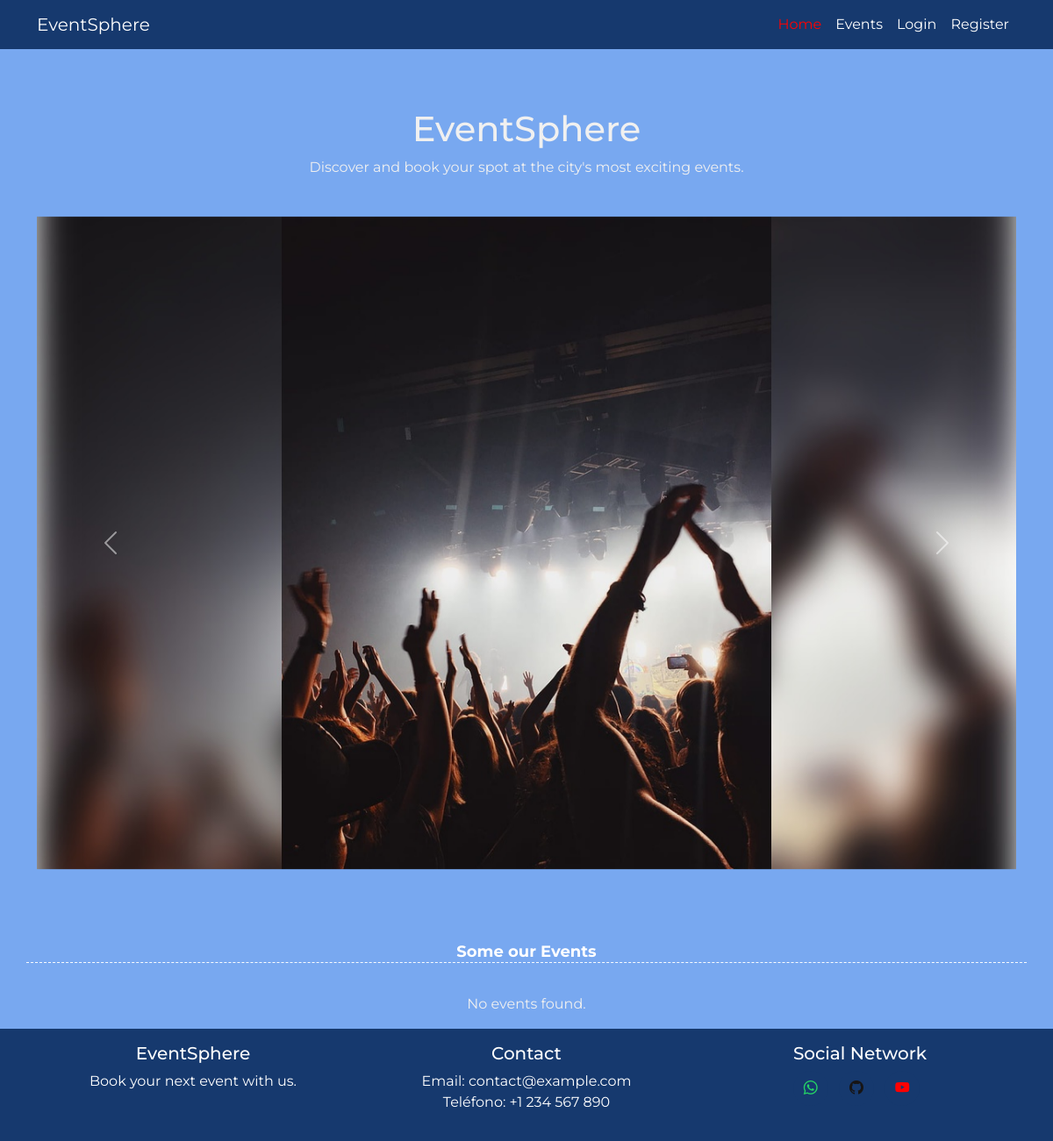
Before: / with the older database file.
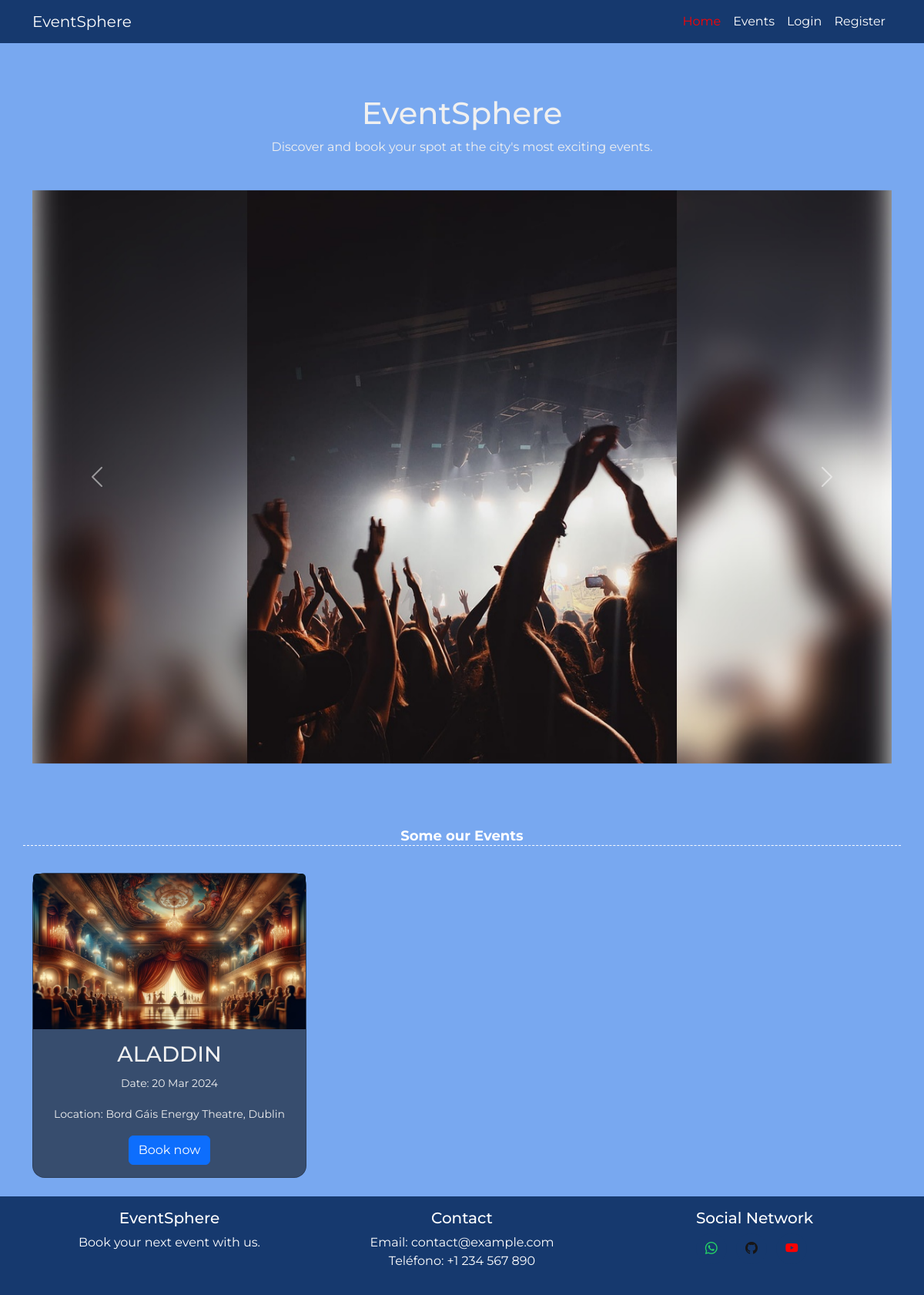
After: the same page with the newer database file.
### models.py (models this page shows)
class Event(db.Model):
    id = db.Column(db.Integer, primary_key=True)
    title = db.Column(db.String(100), nullable=False)
    description = db.Column(db.String(100), nullable=False)
    event_date = db.Column(db.Date, nullable=False)  # Fecha del evento
    start_time = db.Column(db.Time, nullable=False)  # Hora de inicio del evento
    duration = db.Column(db.Integer, nullable=False)  # Duración del evento en minutos
    capacity = db.Column(db.Integer, nullable=False)  # Aforo total del evento
    organizer_id = db.Column(db.Integer, db.ForeignKey('user.id'), nullable=False)
    organizer = db.relationship('User', backref='organized_events')
    event_type = db.Column(db.String(50))
    location = db.Column(db.String(120))
    reservations = db.relationship('Reservation', backref='event', lazy='dynamic')
    @property
    def event_image(self):
        event_images = {
            'Concert': 'concert.webp',
            'Sport': 'sport.webp',
            'Theatre': 'theatre.webp',
            'Cinema': 'cinema.webp',
            'Exhibition': 'exhibition.webp',
            'Festival': 'festival.webp',
            'Workshop': 'workshop.webp',
            'Other': 'other.webp'
        }
        return event_images.get(self.event_type, 'default.jpg')

### app.py (the view)
@app.route('/')
def index():
    events = Event.query.order_by(Event.start_time).limit(6).all()
    return render_template('index.html', events=events)

### templates/index.html (shortened to what this page needs)
{% extends 'base.html' %}
{% block content %}
<div class="container mt-5">
    <div class="text-center">
        <h1>EventSphere</h1>
        <p>Discover and book your spot at the city's most exciting events.</p>
    </div>
    <div id="eventCarousel" class="carousel slide " data-bs-ride="carousel">
        <div class="carousel-inner ">
            {% for i in range(1, 6) %}
            <div class="carousel-item {{ 'active' if i == 1 else '' }} ">
                <img src="{{ url_for('static', filename='images/image' ~ i ~ '.jpg') }}" class="d-block w-100 " alt="Slide {{ i }}">
            </div>
            {% endfor %}
        </div>
        <button class="carousel-control-prev" type="button" data-bs-target="#eventCarousel" data-bs-slide="prev">
            <span class="carousel-control-prev-icon" aria-hidden="true"></span>
        </button>
        <button class="carousel-control-next" type="button" data-bs-target="#eventCarousel" data-bs-slide="next">
            <span class="carousel-control-next-icon" aria-hidden="true"></span>
        </button>
    </div>
    <div class="row mt-4">
        <h3 class="text-center title_events">Some our Events</h3>
        {% for event in events %}
        <div class="col-md-4 mb-4 ">
            <div class="card h-100  index_cards">
                <img src="{{ url_for('static', filename='images/' ~ event.event_image) }}" class="card-img-top" alt="{{ event.title }}">
                <div class="card-body text-center">
                    <h3 class="card-title  text-capitalize">{{ event.title }}</h3>
                    <p class="card-text"><small >Date: {{ event.event_date.strftime('%d %b %Y') }}</small></p>
                    <p class="card-text"><small >Location: {{ event.location }}</small></p>
                    <a href="{{ url_for('reserve', event_id=event.id) }}" class="btn btn-primary">Book now</a>
                </div>
            </div>
        </div>
        {% else %}
            <p class="text-center">No events found.</p>
        {% endfor %}
    </div>
</div>
{% endblock %}

### templates/base.html (shortened to what this page needs)
<!DOCTYPE html>
<html lang="en">
<head>
  <link href="https://cdn.jsdelivr.net/npm/bootstrap@5.3.2/dist/css/bootstrap.min.css" rel="stylesheet">
  <link rel="stylesheet" href="https://cdn.jsdelivr.net/npm/bootstrap-icons@1.11.1/font/bootstrap-icons.css">
  <link rel="stylesheet" href="{{ url_for('static', filename='css/styles.css') }}">
</head>
<body>
  <header class="container">
    <nav class="navbar navbar-expand-md custom-navbar fixed-top" id="base_navbar">
      <div class="container">
        <a class="navbar-brand" href="{{ url_for('index') }}">EventSphere</a>
        <div class="collapse navbar-collapse" id="navbarTogglerDemo03">
          <ul class="navbar-nav ms-auto mb-2 mb-lg-0">
            <li class="nav-item {% if request.path == url_for('index') %}active-link{% endif %}">
              <a class="nav-link" aria-current="page" href="{{ url_for('index') }}">Home</a>
            </li>
            <li class="nav-item {% if request.path == url_for('events') %}active-link{% endif %}">
              <a class="nav-link" href="{{ url_for('events') }}">Events</a>
            </li>
            {% if 'user_id' not in session %}
            <li class="nav-item {% if request.path == url_for('login') %}active-link{% endif %}">
              <a class="nav-link" href="{{ url_for('login') }}">Login</a>
            </li>
            <li class="nav-item {% if request.path == url_for('register') %}active-link{% endif %}">
              <a class="nav-link" href="{{ url_for('register') }}">Register</a>
            </li>
            {% endif %}
          </ul>
        </div>
      </div>
    </nav>
  </header>
  <main class="container-fluid mt-4 ">
    {% block content %}
    {% endblock %}
  </main>
  <footer class="footer mt-auto py-3 text-center">
    <div class="container">
      <div class="row">
        <div class="col-md-4">
          <h5>EventSphere</h5>
          <p >Book your next event with us.</p>
        </div>
        <div class="col-md-4">
          <h5>Contact</h5>
          <ul class="list-unstyled ">
            <li>Email: contact@example.com</li>
            <li>Teléfono: +1 234 567 890</li>
          </ul>
        </div>
        <div class="col-md-4">
          <h5>Social Network</h5>
          <a href="https://www.whatsapp.com/tuUsuario" class="text-decoration-none social_icon me-2 whatsapp_icon">
            <i class="bi-whatsapp"></i>
          </a>
          <a href="https://github.com/tuUsuario" class="text-decoration-none social_icon me-2 github_icon">
            <i class="bi-github"></i>
          </a>
          <a href="https://www.youtube.com/tuCanal" class="text-decoration-none social_icon me-2 youtube_icon">
            <i class="bi-youtube"></i>
          </a>
        </div>
      </div>
    </div>
  </footer>
</body>
</html>

### static/css/styles.css (style rules this page uses)
* { margin: 0; padding: 0; box-sizing: border-box; font-family: 'Montserrat', 'Poppins', sans-serif; }
:root { --bg-dark:#16396E; --bg-light:#78A8F0; --container-light:#2F7BED; --container-dark:#374D6E; --border:#2561BA; --text-color:#F0F0F0; --title-color:#FFFFFF; }
html, body { height: 100%; color: var(--text-color); }
body { display: flex; flex-direction: column; background-color: var(--bg-light); padding-top: 3.2rem; }
#base_navbar { background-color: var(--bg-dark); }
main { flex: 1 0 auto; margin: 0 auto; }
.custom-navbar .nav-link, .custom-navbar .navbar-brand { color: var(--title-color); }
.navbar-nav .active-link a { color: #ff0000; }
.title_events { color: var(--title-color); font-size: large; font-weight: bolder; margin-top: 2rem; margin-bottom: 2.2rem; border-bottom: 1px dashed var(--title-color); }
.carousel-item img { height: 400px; object-fit: cover; }
.index_cards { background-color: var(--container-dark); border-radius: 1rem; color: var(--text-color); }
footer { flex-shrink: 0; background-color: var(--bg-dark); color: var(--title-color); }
.social_icon { border-radius: 50%; background-color: var(--bg-dark); display: inline-flex; align-items: center; justify-content: center; width: 40px; height: 40px; padding: 5px; transition: all .5s ease-in-out; }
.whatsapp_icon i { color: #25D366; }
.github_icon i { color: #171515; }
.youtube_icon i { color: #FF0000; }
@media (min-width:980px) { .carousel-item img { height: 800px; object-fit: contain; } }

Changed rows visible on the page:
added Event: title "ALADDIN", event_date "20 Mar 2024", location "Bord Gáis Energy Theatre, Dublin"
Other visible differences:
text no longer shown: "No events found."
